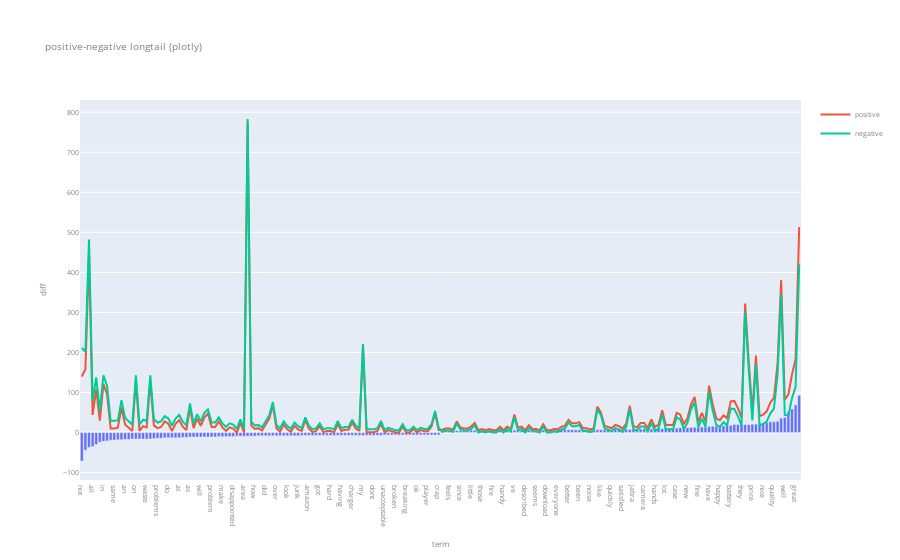

The notebook cell this image was saved under:
### Code cell
# - Generate **TF-IDF features** from the tokens of each text.
    #       This will generating a document matrix, however, 
    #       the weights will be computed differently (using the TF-IDF value of each word per document as opposed to the word frequency). 
    #       Refer to this Sciki-learn [guide](http://scikit-learn.org/stable/modules/generated/sklearn.feature_extraction.text.TfidfVectorizer.html) .

## PART 3 - new task on new dataset ##

# Exercise 1: new data visualization
# Visualization to try and find words that are often labeled as positive/negative:

# differenciate between negative and positive texts, while refering to the full lists' vocabulary
X_positive = X_new.query("score == '1'")
X_negative = X_new.query("score == '0'")

X_counts_pos = count_vect_new.transform(X_positive.text)
X_counts_neg = count_vect_new.transform(X_negative.text)

term_frequencies_pos = np.asarray(X_counts_pos.sum(axis=0))[0]
term_frequencies_neg = np.asarray(X_counts_neg.sum(axis=0))[0]

df_pos_neg = pd.DataFrame(dict(
    term = count_vect_new.get_feature_names_out(),
    positive_count= term_frequencies_pos,
    negative_count= term_frequencies_neg,
    total_count = term_frequencies_new))

#  calculate difference between the positive and negative connotations for each word
df_pos_neg["diff"] = (df_pos_neg["positive_count"] - df_pos_neg["negative_count"])

# draw plot to show the biggest diffs
df_pos_neg = (df_pos_neg.sort_values(by="diff"))
df_pos_neg = pd.concat([df_pos_neg[:int(MIN_AMOUNT)],df_pos_neg[int(-MIN_AMOUNT):]])

fig = px.bar(df_pos_neg,
             x = 'term', y = 'diff',
             title = "positive-negative longtail (plotly)",
             hover_data=["positive_count","negative_count","total_count"])
fig.add_scatter(x=df_pos_neg['term'], y=df_pos_neg['positive_count'], name= "positive")
fig.add_scatter(x=df_pos_neg['term'], y=df_pos_neg['negative_count'], name= "negative")
fig.update_traces(hovertemplate="term: %{x}<br> pos-neg difference: %{y}<br> positive count: %{customdata[0]}<br> negative count: %{customdata[1]}<br> total count: %{customdata[2]} <extra></extra>")
fig.update_layout(
    font=dict(
        size=7,
        color="gray"
    )
)

fig.show()


# Exercise 2: TF-IDF features
tf_idf_vect = TfidfVectorizer()
X_new_tfidf_counts = tf_idf_vect.fit_transform(X_new.text)
# TODO: WHAT FEATURE????

# Exercise 3: Naive Bayes classifier
# this refetches the files with the texts, but now divides them into 2: 2 files to teach the model and 1 to test it.

# fetching the data
new_data_train = pd.DataFrame(None, columns=["text", "score", "source_name"]) 
new_data_test = pd.DataFrame(None, columns=["text", "score", "source_name"]) 
for filename in filenames:
     currFrame = (pd.DataFrame(np.loadtxt(repository_name+"/"+filename, 
                delimiter='\t', dtype=str), columns=["text", "score"]))
     currFrame["source_name"] = filename
     if filename == filenames[0]:
        new_data_test = pd.concat([full_new_data,currFrame])
     else:
        new_data_train = pd.concat([full_new_data,currFrame])

# preparing the data
new_data_train["text"] = pd.DataFrame.from_records(dmh.format_rows(new_data_train["text"].tolist()), columns= ['text'])
new_data_test["text"] = pd.DataFrame.from_records(dmh.format_rows(new_data_test["text"].tolist()), columns= ['text'])

X_counts_train = count_vect_new.transform(new_data_train.text)
X_counts_test = count_vect_new.transform(new_data_test.text)

# creating the model
MultNB = MultinomialNB()
MultNB.fit(X_counts_train.toarray(),new_data_train["score"])

# testing the model
y2_pred = MultNB.predict(X_counts_test.toarray())
print(metrics.accuracy_score(new_data_test["score"], y2_pred))

### Figure 1 — Plotly figure (JSON) as saved in the notebook; plotly's stock layout.template omitted (floating-point values rounded to 4 significant figures; data arrays with more than 128 entries replaced by an {"elided": "..."} marker saying what was removed)
{"data": [{"alignmentgroup": "True", "customdata": {"elided": "200x3 int values"}, "hovertemplate": "term: %{x}<br> pos-neg difference: %{y}<br> positive count: %{customdata[0]}<br> negative count: %{customdata[1]}<br> total count: %{customdata[2]} <extra></extra>", "legendgroup": "", "marker": {"color": "#636efa", "pattern": {"shape": ""}}, "name": "", "offsetgroup": "", "orientation": "v", "showlegend": false, "textposition": "auto", "type": "bar", "x": {"elided": "200 str values"}, "xaxis": "x", "y": {"elided": "200 int values"}, "yaxis": "y"}, {"hovertemplate": "term: %{x}<br> pos-neg difference: %{y}<br> positive count: %{customdata[0]}<br> negative count: %{customdata[1]}<br> total count: %{customdata[2]} <extra></extra>", "name": "positive", "type": "scatter", "x": {"elided": "200 str values"}, "y": {"elided": "200 int values"}}, {"hovertemplate": "term: %{x}<br> pos-neg difference: %{y}<br> positive count: %{customdata[0]}<br> negative count: %{customdata[1]}<br> total count: %{customdata[2]} <extra></extra>", "name": "negative", "type": "scatter", "x": {"elided": "200 str values"}, "y": {"elided": "200 int values"}}], "layout": {"barmode": "relative", "font": {"color": "gray", "size": 7}, "legend": {"tracegroupgap": 0}, "title": {"text": "positive-negative longtail (plotly)"}, "xaxis": {"anchor": "y", "domain": [0, 1], "title": {"text": "term"}}, "yaxis": {"anchor": "x", "domain": [0, 1], "title": {"text": "diff"}}}}
